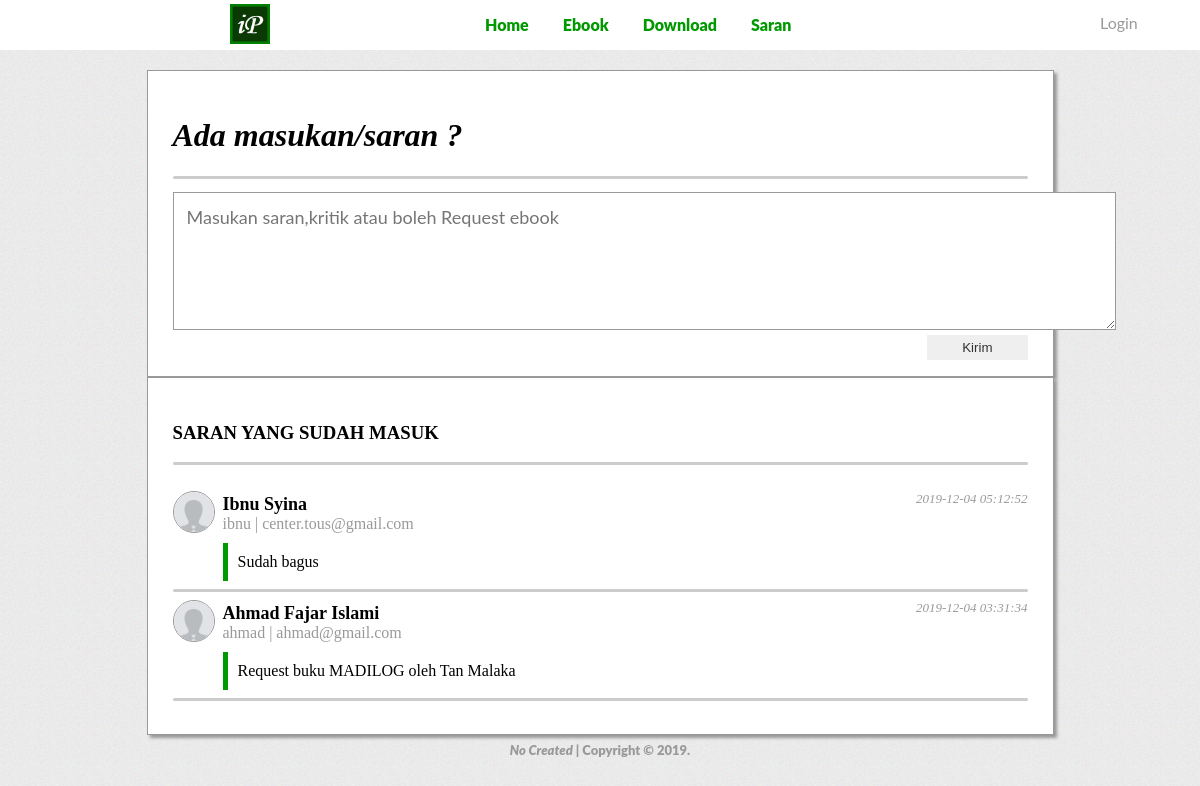
Screenshot of /request.php with the database file from the repository.
### tables this page shows
CREATE TABLE `request` (
  `id` int(11) NOT NULL,
  `user` varchar(100) NOT NULL,
  `nama` varchar(100) NOT NULL,
  `email` varchar(90) NOT NULL,
  `pesan` varchar(500) NOT NULL,
  `tanggal` datetime NOT NULL
);

### request.php (the view, shortened to what this page needs)
<?php session_start();
require('koneksi.php');
?>
<html xmlns="http://www.w3.org/1999/xhtml">
<head>
<link rel="stylesheet" type="text/css" href="css/request.css" />
<link rel="stylesheet" type="text/css" href="css/navigation.css" />
</head>
<body>
<img class="logo" src="images/favicon.jpg" width="40px" height="40px"/>
<div id="akun">
	<?php if(isset($_SESSION['user'])){?>
    <img class="foto" src="<?php if($row['foto']==""){echo"photos/01.png";}else{echo"$row[foto]";}?>"/>
</div>
	<div id="akun-opt">
    <br />
		<li><a href="profile.php?<?php echo"$_SESSION[user]";?>"><?php echo"$_SESSION[nama]";?></a></li>
   		<li><a href="pro-logout.php">Log Out</a></li>
	</div>
	<?php }else{?><a class="masuk" href="login.php">Login</a><?php }?>
<div id="menu">
	<div id="text-menu">
    	<a href="home.php">Home</a>
    	<a href="book.php">Ebook</a>
        <a href="download.php">Download</a>
        <a href="request.php">Saran</a>
    </div>
</div>
<?php if(!$_SESSION['level']=="1"){?>
<div id="input-request">
	<h1><i>Ada masukan/saran ?</i></h1>
	<hr>
	<form method="post"  action="pro-request.php">
		<div id="pesan"><textarea name="pesan" cols="90" rows="5" placeholder="Masukan saran,kritik atau boleh Request ebook" required></textarea></div>
		<div id="btn-send"><input type="submit" name="send" value="Kirim" /></div>
	</form>
</div>
<?php }?>
<div id="request-list">
	<h3>SARAN YANG SUDAH MASUK</h3>
	<hr>
	<br>
	<?php
		$request=mysqli_query($koneksi,"select*from request order by id desc limit 20");
		while($list=mysqli_fetch_array($request)){
        	$query2=mysqli_query($koneksi, "select*from user where user='$list[user]'");
			$row2=mysqli_fetch_array($query2);?>
			<div id="list-tanggal"><i><?php echo"$list[tanggal]"; ?></i></div>
			<img id="list-foto" src="<?php if($row2['foto']==""){echo"photos/01.png";}else{echo"$row2[foto]";}?>"/>
    		<div id="list-nama"><?php echo"$list[nama]"; ?></div>
			<div id="list-user"><?php echo"$list[user]"; ?> | <?php echo"$list[email]"; ?></div>
			<div id="list-pesan"><?php echo"$list[pesan]"; ?></div>
			<hr />
		<?php }?>
</div>
<div id="footer">
<i>No Created</i>  |  Copyright © 2019.
</div>
</body>
</html>

### css/request.css (style rules this page uses)
body { background:url(../images/bg.jpg); margin:0px; }
#input-request { background:#fff; border:1px solid #999; box-shadow:3px 3px 3px #999; height:auto; margin:auto; margin-top:20px; padding:25px; width:855px; }
#input-request #pesan { padding:5px 0px; }
#input-request textarea { border:1px solid #999;; font-family:"Lato"; font-size:18px; outline:none; padding:13px; }
#input-request input[type="submit"] { border:none; color:#333; cursor:pointer; float:right; outline:none; padding:5px 35px; transition:500ms all ease; }
#request-list { background:#fff; border:1px solid #999; box-shadow:3px 3px 3px #999; height:auto; margin:auto; padding:25px; width:855px; }
#list-tanggal { color:#999; float:right; font-size:13px; }
#list-foto { border:1px solid #999; border-radius:100px; float:left; height:40px; width:40px; }
#list-nama { font-size:18px; font-weight:bold; margin-left:50px; padding-top:3px; }
#list-user { color:#999; margin-left:50px; padding-bottom:10px; }
#list-pesan { border-left:5px solid #090; padding:10px; margin-left:50px; width:auto; }
hr { background:#ccc; border:none; border-radius:100px; height:3px; }

### css/navigation.css (style rules this page uses)
body { background:url(../images/bg.jpg); margin:0px; }
.logo { position:absolute; margin:4px 0px 0px 230px; }
#menu { background:#fff; width:100%; height:50px; margin-top:0px; }
#text-menu { margin-left:470px; }
#menu #text-menu a { color:#090; font-family:"Lato Black"; font-size:16px; line-height:50px; padding:0px 15px; text-align:center; text-decoration:none; }
a.masuk { color:#999; font-family:"Lato"; font-size:16px; margin:13px 0px 0px 1100px; position:absolute; text-decoration:none; transition:600ms all ease; }
#footer { color:#999; font-family:"Lato Black"; font-size:13px; padding:7px 0px; text-align:center; }

### rows the page displays
request: tanggal "2019-12-04 05:12:52", nama "Ibnu Syina", user "ibnu", email "center.tous@gmail.com", pesan "Sudah bagus"
request: tanggal "2019-12-04 03:31:34", nama "Ahmad Fajar Islami", user "ahmad", email "ahmad@gmail.com", pesan "Request buku MADILOG oleh Tan Malaka"
